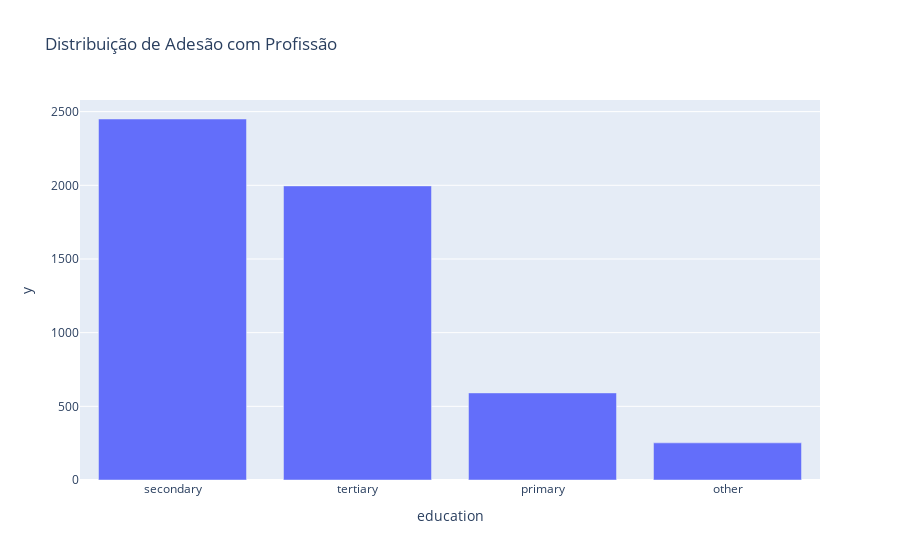

Notebook source saved alongside this figure:
### Code cell
educy = pd.DataFrame(data.groupby('education')['y'].sum()).reset_index()
educy = educy.sort_values(by = 'y', ascending = False)
fig = px.bar(educy.iloc[:], #plotting only the top 20 Countries
             x = 'education', y = 'y', title = 'Distribuição de Adesão com Profissão')

fig.show()

### Figure 1 — Plotly figure (JSON) as saved in the notebook; plotly's stock layout.template omitted (floating-point values rounded to 4 significant figures)
{"data": [{"alignmentgroup": "True", "hovertemplate": "education=%{x}<br>y=%{y}<extra></extra>", "legendgroup": "", "marker": {"color": "#636efa"}, "name": "", "offsetgroup": "", "orientation": "v", "showlegend": false, "textposition": "auto", "type": "bar", "x": ["secondary", "tertiary", "primary", "other"], "xaxis": "x", "y": [2450, 1996, 591, 252], "yaxis": "y"}], "layout": {"barmode": "relative", "legend": {"tracegroupgap": 0}, "title": {"text": "Distribuição de Adesão com Profissão"}, "xaxis": {"anchor": "y", "domain": [0, 1], "title": {"text": "education"}}, "yaxis": {"anchor": "x", "domain": [0, 1], "title": {"text": "y"}}}}
